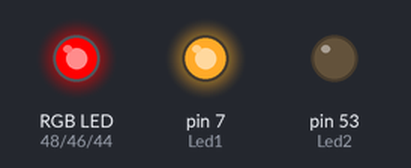
Bench run of a sketch on a simulated Arduino Mega 2560, built with avr-gcc and run on an emulated ATmega2560. On the bench: an RGB LED mixed from three pins (HIGH = lit), output pins drawn as LEDs (lit = HIGH).

Above: at 0.3 s.
At 1.5 s:
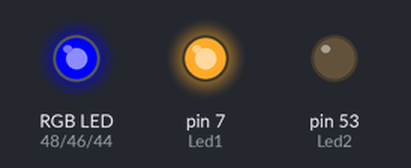
At 2.1 s:
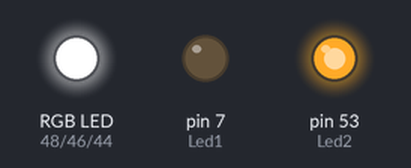
At 3.9 s:
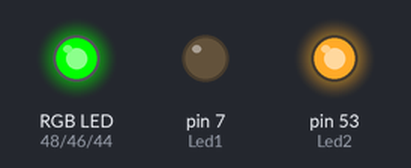
At 5.7 s:
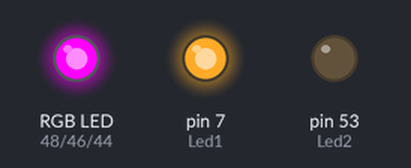
Timing chart, 0 to 6.9 s (numbered marks = the images above):
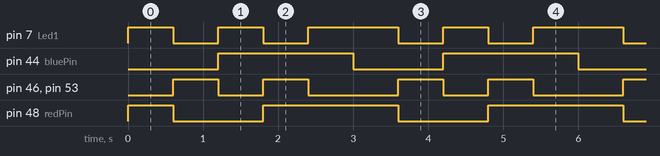

Measured:
- by itself, pin 7 (Led1): repeats every 3.0 s: LOW 0.60 s, HIGH 0.60 s, LOW 0.60 s, HIGH 1.2 s
- by itself, pin 44 (bluePin): alternates HIGH for 1.8 s and LOW for 1.2 s
- by itself, pin 46 (greenPin), pin 53 (Led2): repeats every 3.0 s: LOW 0.60 s, HIGH 0.60 s, LOW 1.2 s, HIGH 0.60 s
- by itself, pin 48 (redPin): repeats every 3.0 s: LOW 1.2 s, HIGH 1.8 s

The sketch:

RGB_LED.ino
```cpp
const int Led1 = 7;
const int Led2 = 53;

const int redPin = 48;
const int greenPin = 46;
const int bluePin = 44;

void setup() {

  pinMode(redPin, OUTPUT);
  pinMode(greenPin, OUTPUT);
  pinMode(bluePin, OUTPUT);

  pinMode(Led1, OUTPUT);
  pinMode(Led2, OUTPUT);
}
void loop() {

  digitalWrite(Led1, HIGH);
  digitalWrite(Led2, LOW);
  setColor(255,0,0);
  delay(600);
  digitalWrite(Led1, LOW);
  digitalWrite(Led2, HIGH);
  setColor(0,255,0);
  delay(600);

  digitalWrite(Led1, HIGH);
  digitalWrite(Led2, LOW);
  setColor(0,0,255);
  delay(600);
  digitalWrite(Led1, LOW);
  digitalWrite(Led2, HIGH);
  setColor(255,255,255);
  delay(600);

  digitalWrite(Led1, HIGH);
  digitalWrite(Led2, LOW);
  setColor(170,0,255);
  delay(600);

}
void setColor(int redValue, int greenValue, int blueValue) {
  analogWrite(redPin, redValue);
  analogWrite(greenPin, greenValue);
  analogWrite(bluePin, blueValue);
  //setColor(255,0,0);     red
  //setColor(0,255,0);     green
  //setColor(0,0,255);     blue
  //setColor(255,255,255); white
  //setColor(170,0,255);   purple
}
```
